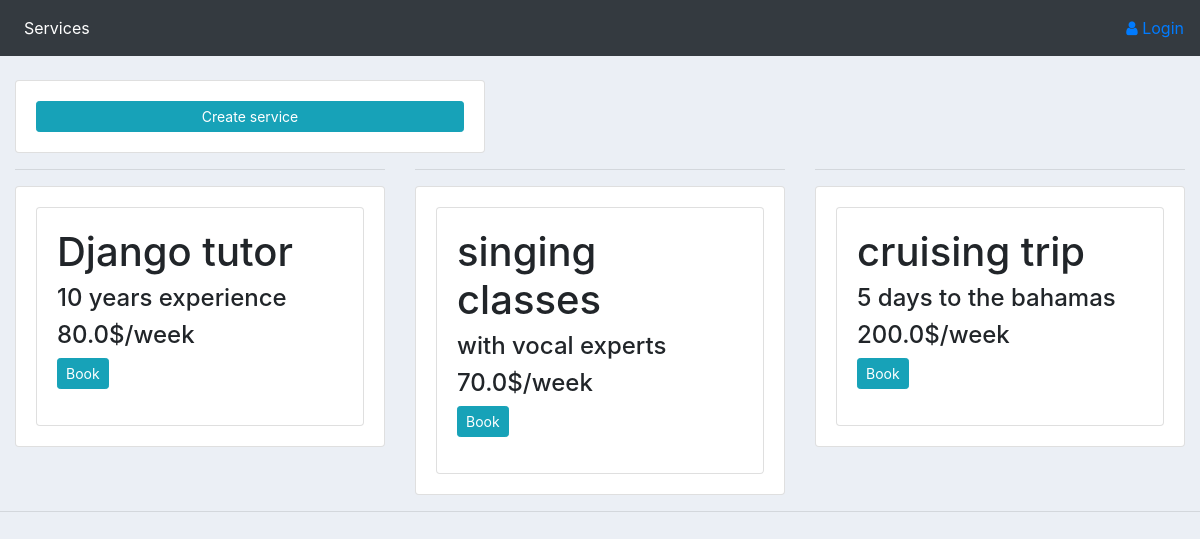
The page / on the database its author committed.
### bookingApp/models.py (models this page shows, shortened)
class Service(models.Model):
	name = models.CharField(max_length = 200, null = True)
	description = models.CharField(max_length = 200, null = True)
	price = models.FloatField(null = True)
	seller = models.ForeignKey(Customer, null=True, on_delete = models.CASCADE)

### bookingApp/views.py (the view)
# urls.py: path('', views.servicesView, name="services"),
def servicesView(request):
	services = Service.objects.all();
	context={'services':services}
	return render(request,'template/services.html', context);

### bookingApp/templates/template/services.html
{% extends 'template/main.html'%}
{% block content %}
<br>
<div class="row">
	<div class="col-md-5">
		<div class="card card-body">
			<a class="btn btn-info  btn-sm " href="{% url 'create-service' %}">Create service</a>
		</div>
	</div>
</div>
<div class="row">
	{% for service in services%}
	<div class="col-md-4">
		<hr>
		<div class="card card-body">
				<div class="card card-body">
					<h1>{{service.name}}</h1>
					<h4>{{service.description}}</h4>
					<h4>{{service.price}}$/week</h4>
					<p><a class="btn  btn-info  btn-sm" href="{% url 'booking' service.id %}">Book</a></p>
				</div>
		</div>
	</div>
	{% endfor %}
</div>
{% endblock %}

### static/css/main.css (style rules this page uses)
body { background-color: #ebeff5; }

### rows shown on the page
Service: name "Django tutor", description "10 years experience", price "80.0"
Service: name "singing classes", description "with vocal experts", price "70.0"
Service: name "cruising trip", description "5 days to the bahamas", price "200.0"
